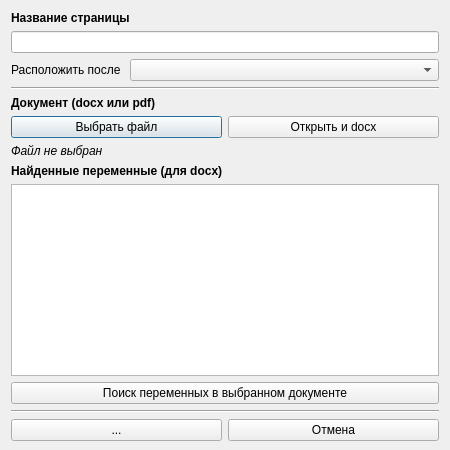
<?xml version="1.0" encoding="UTF-8"?>
<ui version="4.0">
 <class>NedPageDialogWindow</class>
 <widget class="QDialog" name="NedPageDialogWindow">
  <property name="geometry">
   <rect>
    <x>0</x>
    <y>0</y>
    <width>450</width>
    <height>450</height>
   </rect>
  </property>
  <property name="windowTitle">
   <string>Dialog</string>
  </property>
  <layout class="QVBoxLayout" name="verticalLayout">
   <property name="bottomMargin">
    <number>9</number>
   </property>
   <item>
    <widget class="QLabel" name="label_namepage">
     <property name="minimumSize">
      <size>
       <width>0</width>
       <height>0</height>
      </size>
     </property>
     <property name="maximumSize">
      <size>
       <width>16777215</width>
       <height>16</height>
      </size>
     </property>
     <property name="styleSheet">
      <string notr="true">font-weight: bold;</string>
     </property>
     <property name="text">
      <string>&lt;html&gt;&lt;head/&gt;&lt;body&gt;&lt;p&gt;Название страницы&lt;/p&gt;&lt;/body&gt;&lt;/html&gt;</string>
     </property>
     <property name="textFormat">
      <enum>Qt::AutoText</enum>
     </property>
     <property name="scaledContents">
      <bool>false</bool>
     </property>
    </widget>
   </item>
   <item>
    <widget class="QLineEdit" name="lineedit_namepage">
     <property name="text">
      <string/>
     </property>
    </widget>
   </item>
   <item>
    <layout class="QHBoxLayout" name="hl_order" stretch="0,1">
     <item>
      <widget class="QLabel" name="label_after">
       <property name="text">
        <string>Расположить после </string>
       </property>
      </widget>
     </item>
     <item>
      <widget class="QComboBox" name="combox_neighboor"/>
     </item>
    </layout>
   </item>
   <item>
    <widget class="Line" name="line_2">
     <property name="orientation">
      <enum>Qt::Horizontal</enum>
     </property>
    </widget>
   </item>
   <item>
    <widget class="QLabel" name="label_document">
     <property name="minimumSize">
      <size>
       <width>0</width>
       <height>0</height>
      </size>
     </property>
     <property name="maximumSize">
      <size>
       <width>16777215</width>
       <height>16</height>
      </size>
     </property>
     <property name="styleSheet">
      <string notr="true">font-weight: bold;</string>
     </property>
     <property name="text">
      <string>&lt;html&gt;&lt;head/&gt;&lt;body&gt;&lt;p&gt;Документ (docx или pdf)&lt;/p&gt;&lt;/body&gt;&lt;/html&gt;</string>
     </property>
     <property name="textFormat">
      <enum>Qt::AutoText</enum>
     </property>
     <property name="scaledContents">
      <bool>false</bool>
     </property>
    </widget>
   </item>
   <item>
    <layout class="QHBoxLayout" name="horizontalLayout">
     <item>
      <widget class="QPushButton" name="btn_select">
       <property name="text">
        <string>Выбрать файл</string>
       </property>
      </widget>
     </item>
     <item>
      <widget class="QPushButton" name="btn_open_docx">
       <property name="text">
        <string>Открыть и docx</string>
       </property>
      </widget>
     </item>
    </layout>
   </item>
   <item>
    <widget class="QLabel" name="label_file">
     <property name="styleSheet">
      <string notr="true">font-style: italic;</string>
     </property>
     <property name="text">
      <string>Файл не выбран</string>
     </property>
    </widget>
   </item>
   <item>
    <widget class="QLabel" name="label_variables">
     <property name="minimumSize">
      <size>
       <width>0</width>
       <height>0</height>
      </size>
     </property>
     <property name="maximumSize">
      <size>
       <width>16777215</width>
       <height>16</height>
      </size>
     </property>
     <property name="styleSheet">
      <string notr="true">font-weight: bold;</string>
     </property>
     <property name="text">
      <string>&lt;html&gt;&lt;head/&gt;&lt;body&gt;&lt;p&gt;Найденные переменные (для docx)&lt;/p&gt;&lt;/body&gt;&lt;/html&gt;</string>
     </property>
     <property name="textFormat">
      <enum>Qt::AutoText</enum>
     </property>
     <property name="scaledContents">
      <bool>false</bool>
     </property>
    </widget>
   </item>
   <item>
    <widget class="QTableWidget" name="tw_variables"/>
   </item>
   <item>
    <widget class="QPushButton" name="btn_findvariables">
     <property name="text">
      <string>Поиск переменных в выбранном документе</string>
     </property>
    </widget>
   </item>
   <item>
    <widget class="Line" name="line">
     <property name="orientation">
      <enum>Qt::Horizontal</enum>
     </property>
    </widget>
   </item>
   <item>
    <layout class="QHBoxLayout" name="hl_addsaveclose">
     <item>
      <widget class="QPushButton" name="btn_nedvariable">
       <property name="text">
        <string>...</string>
       </property>
      </widget>
     </item>
     <item>
      <widget class="QPushButton" name="btn_close">
       <property name="text">
        <string>Отмена</string>
       </property>
       <property name="icon">
        <iconset>
         <normaloff>:/icons/resources/icons/close.svg</normaloff>:/icons/resources/icons/close.svg</iconset>
       </property>
      </widget>
     </item>
    </layout>
   </item>
  </layout>
 </widget>
 <resources/>
 <connections/>
</ui>
